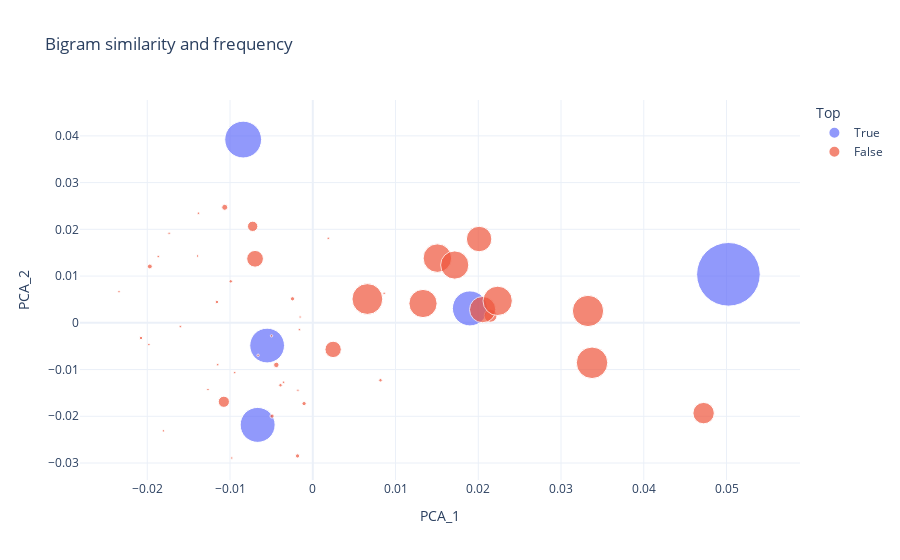

The code cell stored with this chart in its notebook:
### Code cell
fig = px.scatter(df_top_5_TSNE, x='TSNE_1', y='TSNE_2', hover_name='Palabras', size='Frecuencia', size_max=45, 
                 color='Top', template='plotly_white', title='Bigram similarity and frequency')
fig.show()

### Figure 1 — Plotly figure (JSON) as saved in the notebook; plotly's stock layout.template omitted (floating-point values rounded to 4 significant figures)
{"data": [{"hovertemplate": "<b>%{hovertext}</b><br><br>Top=True<br>PCA_1=%{x}<br>PCA_2=%{y}<br>Frecuencia=%{marker.size}<extra></extra>", "hovertext": ["Ecopetrol", "Colombia", "presidente", "empresa", "país"], "legendgroup": "True", "marker": {"color": "#636efa", "size": [681, 228, 206, 205, 203], "sizemode": "area", "sizeref": 0.3363, "symbol": "circle"}, "mode": "markers", "name": "True", "orientation": "v", "showlegend": true, "type": "scatter", "x": [0.05023, -0.008412, 0.01899, -0.006661, -0.005515], "xaxis": "x", "y": [0.01038, 0.0392, 0.003082, -0.02184, -0.004865], "yaxis": "y"}, {"hovertemplate": "<b>%{hovertext}</b><br><br>Top=False<br>PCA_1=%{x}<br>PCA_2=%{y}<br>Frecuencia=%{marker.size}<extra></extra>", "hovertext": ["Silla", "compañía", "petrolera", "Bayón", "Directiva", "acciones", "energética", "plan", "prosumidores", "años", "derechos", "asociarnos", "tierra", "Rumichaca", "vivió", "julio", "giros", "pidiéndole", "combatir", "suscripción", "política", "fomentar", "transición", "colectivas", "mencionados", "fungió", "petróleo", "enfermera", "tradicional", "aceite", "presidenta", "suspenderá", "invertido", "realice", "petrolero", "Argentina", "neutros", "desplomarse", "Petro", "alertar", "proyecciones", "Cuernavaca", "optimista", "Belizza", "exfuncionario", "vigentes", "argumentos"], "legendgroup": "False", "marker": {"color": "#EF553B", "size": [77, 167, 137, 165, 28, 134, 116, 45, 1, 145, 18, 1, 4, 1, 2, 6, 1, 1, 1, 1, 47, 2, 109, 1, 5, 1, 160, 1, 1, 1, 3, 1, 3, 3, 21, 2, 1, 1, 134, 1, 1, 1, 2, 2, 1, 1, 3], "sizemode": "area", "sizeref": 0.3363, "symbol": "circle"}, "mode": "markers", "name": "False", "orientation": "v", "showlegend": true, "type": "scatter", "x": [0.04723, 0.03375, 0.01506, 0.03326, 0.02149, 0.01332, 0.02053, 0.002459, 0.008629, 0.02234, -0.007263, -0.01867, -0.01969, -0.01736, -0.009913, -0.01064, 0.001872, -0.01392, -0.01381, -0.02342, -0.006975, -0.0039, 0.0201, -0.001533, -0.004404, -0.001617, 0.006599, -0.01267, -0.01805, -0.016, -0.001841, -0.009783, -0.001048, -0.00492, -0.01075, 0.008182, -0.01149, -0.001793, 0.01715, -0.01981, -0.004982, -0.009434, -0.02076, -0.01159, -0.003531, -0.006607, -0.002449], "xaxis": "x", "y": [-0.01932, -0.008554, 0.01384, 0.002535, 0.001516, 0.004129, 0.002825, -0.005691, 0.00631, 0.004697, 0.02065, 0.01418, 0.01206, 0.01916, 0.008869, 0.02471, 0.01807, 0.0143, 0.02344, 0.006657, 0.0137, -0.01335, 0.01793, 0.001237, -0.009007, -0.001459, 0.005088, -0.01428, -0.02312, -0.0008059, -0.02849, -0.02893, -0.01728, -0.01996, -0.01689, -0.01229, -0.008955, -0.01442, 0.01236, -0.004652, -0.002785, -0.01065, -0.00325, 0.004457, -0.01272, -0.006947, 0.005141], "yaxis": "y"}], "layout": {"legend": {"itemsizing": "constant", "title": {"text": "Top"}, "tracegroupgap": 0}, "title": {"text": "Bigram similarity and frequency"}, "xaxis": {"anchor": "y", "domain": [0, 1], "title": {"text": "PCA_1"}}, "yaxis": {"anchor": "x", "domain": [0, 1], "title": {"text": "PCA_2"}}}}
